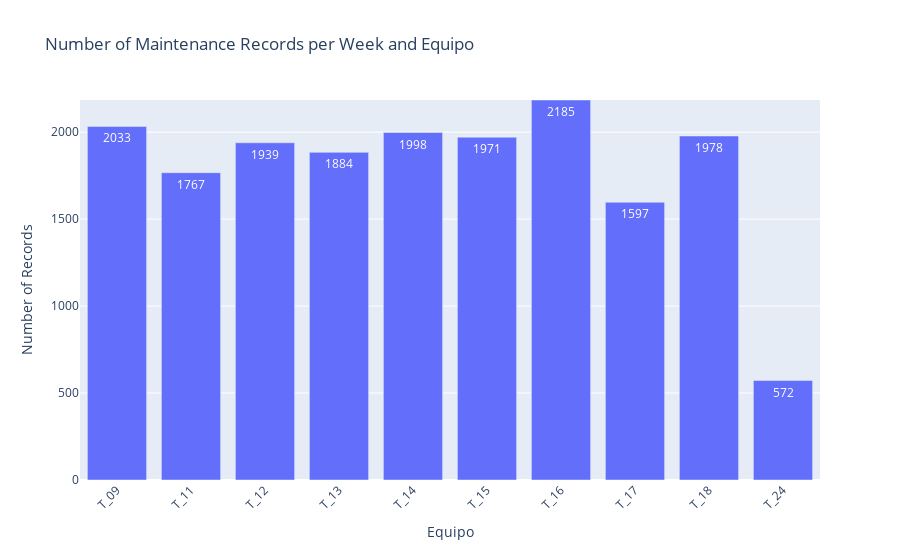

Notebook code cell kept with this figure:
### Code cell
df_toplot = df_count.groupby(['Equipos'], as_index=False)['size'].sum()

fig = go.Figure(
    data=[
        go.Bar(
            x=df_toplot['Equipos'],
            y=df_toplot['size'],
            text=df_toplot['size'],
            textposition='auto',
            marker_color='#636efa'
        )
    ]
)
fig.update_layout(
    title='Number of Maintenance Records per Week and Equipo',
    xaxis_title='Equipo',
    yaxis_title='Number of Records',
    xaxis_tickangle=-45,
    yaxis=dict(range=[0, df_toplot['size'].max()])
)
fig.show()

### Figure 1 — Plotly figure (JSON) as saved in the notebook; plotly's stock layout.template omitted (floating-point values rounded to 4 significant figures)
{"data": [{"marker": {"color": "#636efa"}, "text": [2033.0, 1767.0, 1939.0, 1884.0, 1998.0, 1971.0, 2185.0, 1597.0, 1978.0, 572.0], "textposition": "auto", "type": "bar", "x": ["T_09", "T_11", "T_12", "T_13", "T_14", "T_15", "T_16", "T_17", "T_18", "T_24"], "y": [2033, 1767, 1939, 1884, 1998, 1971, 2185, 1597, 1978, 572]}], "layout": {"title": {"text": "Number of Maintenance Records per Week and Equipo"}, "xaxis": {"tickangle": -45, "title": {"text": "Equipo"}}, "yaxis": {"range": [0, 2185], "title": {"text": "Number of Records"}}}}
